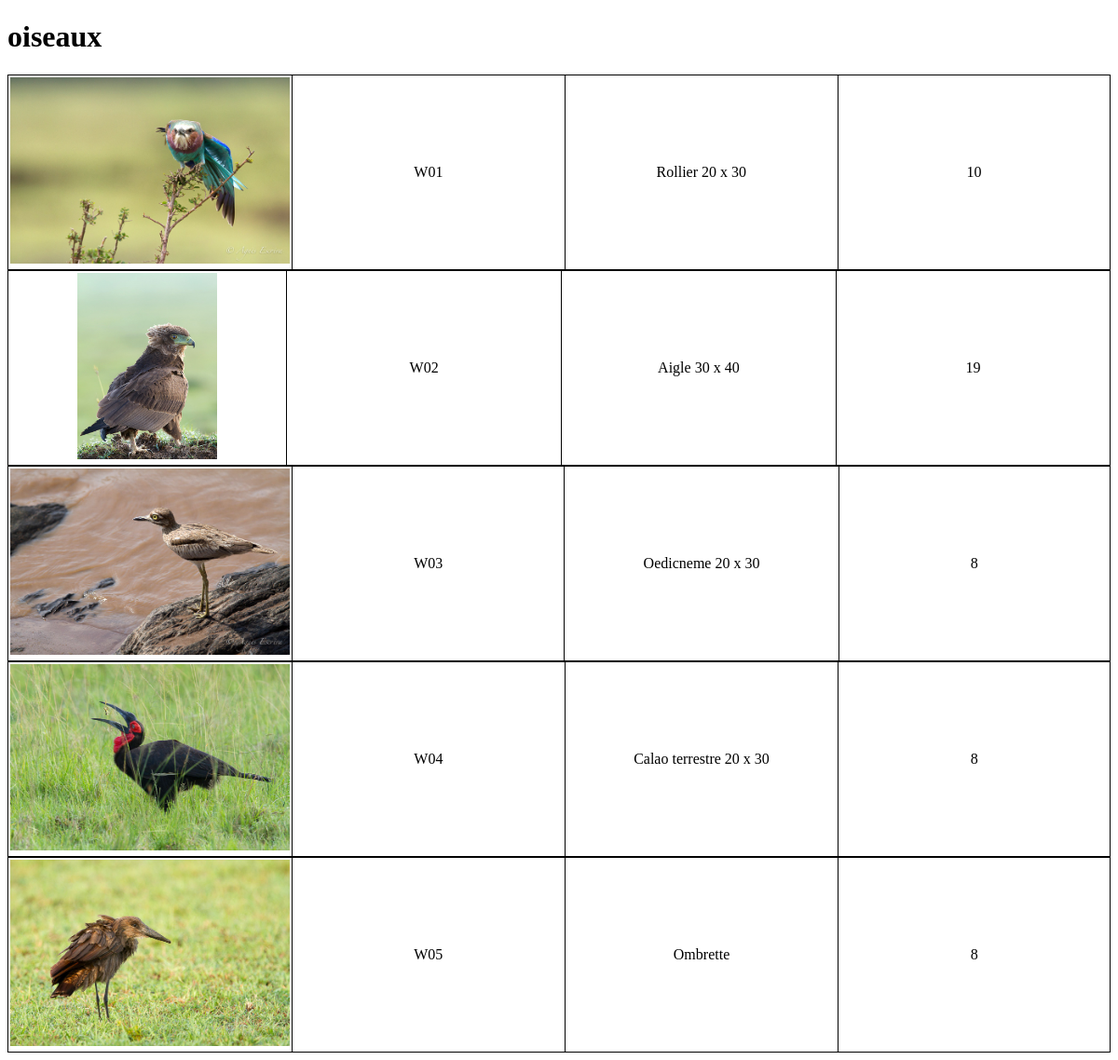
Page /Version2/listPdt.php?categ=oiseaux on the committed database.
### tables this page shows
CREATE TABLE IF NOT EXISTS `produit` (
  `pdt_ref` varchar(3) NOT NULL DEFAULT '',
  `pdt_designation` varchar(50) DEFAULT NULL,
  `pdt_prix` decimal(5,0) DEFAULT NULL,
  `pdt_image` varchar(50) DEFAULT NULL,
  `pdt_categorie` varchar(3) DEFAULT NULL,
  `pdt_dimension` varchar(8) DEFAULT NULL,
  PRIMARY KEY (`pdt_ref`)
);

### Version2/listPdt.php (the view, shortened to what this page needs)
<!DOCTYPE HTML>
<html>
    <head>
        <link rel="stylesheet" href="style.css" />
    </head>
        <?php
include("connexion.php");
$categ = $_GET['categ'];
$reponse = $bdd->query('SELECT * FROM produit, categorie WHERE categorie.cat_code = produit.pdt_categorie AND cat_libelle="'.$categ.'"');
echo "<h1>$categ</h1>";
while ($donnees = $reponse->fetch())
{
?>
<table>
                <tr>
                    <td>
                        <img src="../Images/<?php echo $donnees['pdt_image']; ?>" class="<?php echo $donnees['pdt_dimension']; ?>" />
                     </td>
                    <td> <p><?php echo $donnees['pdt_ref']; ?></p> </td>
                    <td> <p> <?php echo $donnees['pdt_designation']; ?> </p> </td>
                    <td> <p> <?php echo $donnees['pdt_prix']; ?> <p> </td>
                </tr>
</table>
<?php
}
?>
</html>

### Version2/style.css (style rules this page uses)
table { border-collapse: collapse; padding : 2px; text-align:center; }
td, th { border: 1px solid black; padding : 2px; width : 300px; }
img.portrait { height:200px; width:150px; }
img.paysage { height:200px; width:300px; }

### rows in the picture
produit: pdt_image (picture), pdt_ref "W01", pdt_designation "Rollier 20 x 30", pdt_prix "10"
produit: pdt_image (picture), pdt_ref "W02", pdt_designation "Aigle 30 x 40", pdt_prix "19"
produit: pdt_image (picture), pdt_ref "W03", pdt_designation "Oedicneme 20 x 30", pdt_prix "8"
produit: pdt_image (picture), pdt_ref "W04", pdt_designation "Calao terrestre 20 x 30", pdt_prix "8"
produit: pdt_image (picture), pdt_ref "W05", pdt_designation "Ombrette", pdt_prix "8"

### other values in the picture
$categ "oiseaux"
